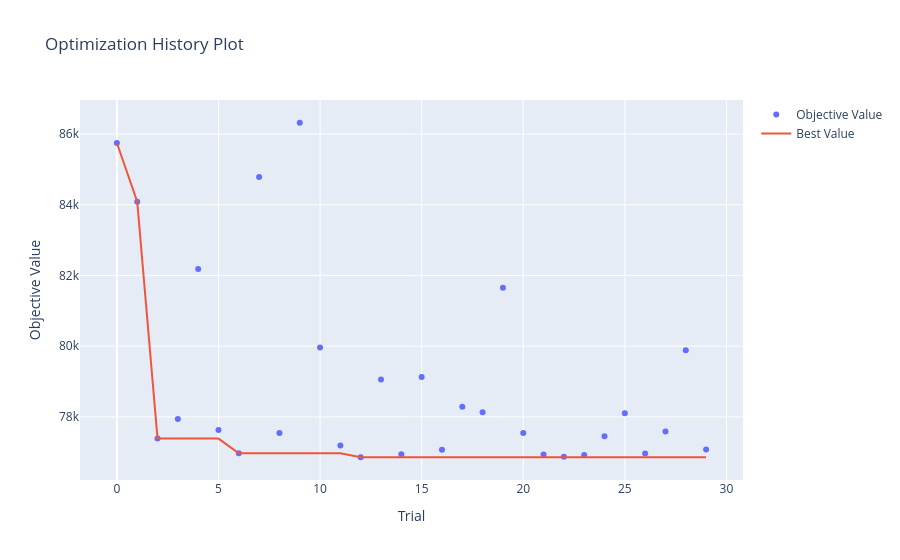
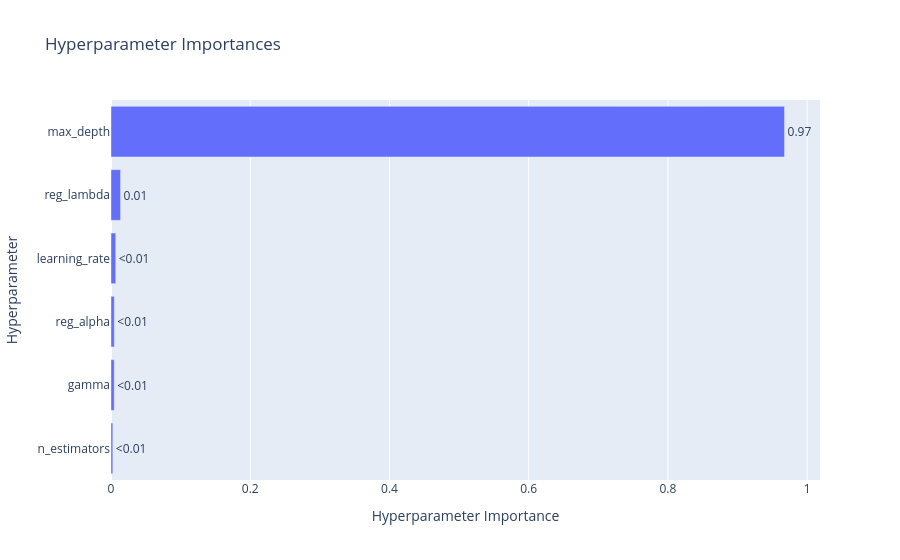

Here is the notebook cell these charts were saved with, in order:
### Code cell
# Визуализация результатов XGBRegressor
fig1 = optuna.visualization.plot_optimization_history(study)

# Визуализация важности параметров
fig2 = optuna.visualization.plot_param_importances(study)

display(fig1)
display(fig2)

### Figure 1 — Plotly figure (JSON) as saved in the notebook; plotly's stock layout.template omitted (floating-point values rounded to 4 significant figures)
{"data": [{"mode": "markers", "name": "Objective Value", "x": [0, 1, 2, 3, 4, 5, 6, 7, 8, 9, 10, 11, 12, 13, 14, 15, 16, 17, 18, 19, 20, 21, 22, 23, 24, 25, 26, 27, 28, 29], "y": [85750.0, 84090.0, 77390.0, 77940.0, 82180.0, 77630.0, 76970.0, 84780.0, 77540.0, 86320.0, 79960.0, 77190.0, 76860.0, 79060.0, 76940.0, 79130.0, 77070.0, 78280.0, 78130.0, 81650.0, 77540.0, 76940.0, 76870.0, 76920.0, 77450.0, 78100.0, 76960.0, 77580.0, 79880.0, 77080.0], "type": "scatter"}, {"mode": "lines", "name": "Best Value", "x": [0, 1, 2, 3, 4, 5, 6, 7, 8, 9, 10, 11, 12, 13, 14, 15, 16, 17, 18, 19, 20, 21, 22, 23, 24, 25, 26, 27, 28, 29], "y": [85750.0, 84090.0, 77390.0, 77390.0, 77390.0, 77390.0, 76970.0, 76970.0, 76970.0, 76970.0, 76970.0, 76970.0, 76860.0, 76860.0, 76860.0, 76860.0, 76860.0, 76860.0, 76860.0, 76860.0, 76860.0, 76860.0, 76860.0, 76860.0, 76860.0, 76860.0, 76860.0, 76860.0, 76860.0, 76860.0], "type": "scatter"}, {"marker": {"color": "#cccccc"}, "mode": "markers", "name": "Infeasible Trial", "showlegend": false, "x": [], "y": [], "type": "scatter"}], "layout": {"title": {"text": "Optimization History Plot"}, "xaxis": {"title": {"text": "Trial"}}, "yaxis": {"title": {"text": "Objective Value"}}}}

### Figure 2 — Plotly figure (JSON) as saved in the notebook; plotly's stock layout.template omitted (floating-point values rounded to 4 significant figures)
{"data": [{"cliponaxis": false, "hovertemplate": ["n_estimators (IntDistribution): 0.0026096531677965917<extra></extra>", "gamma (FloatDistribution): 0.004648637785028611<extra></extra>", "reg_alpha (FloatDistribution): 0.004747508201354568<extra></extra>", "learning_rate (FloatDistribution): 0.006802467186885<extra></extra>", "reg_lambda (FloatDistribution): 0.013712517857337523<extra></extra>", "max_depth (IntDistribution): 0.9674792158015977<extra></extra>"], "name": "Objective Value", "orientation": "h", "text": ["<0.01", "<0.01", "<0.01", "<0.01", "0.01", "0.97"], "textposition": "outside", "x": [0.00261, 0.004649, 0.004748, 0.006802, 0.01371, 0.9675], "y": ["n_estimators", "gamma", "reg_alpha", "learning_rate", "reg_lambda", "max_depth"], "type": "bar"}], "layout": {"title": {"text": "Hyperparameter Importances"}, "xaxis": {"title": {"text": "Hyperparameter Importance"}}, "yaxis": {"title": {"text": "Hyperparameter"}}}}
